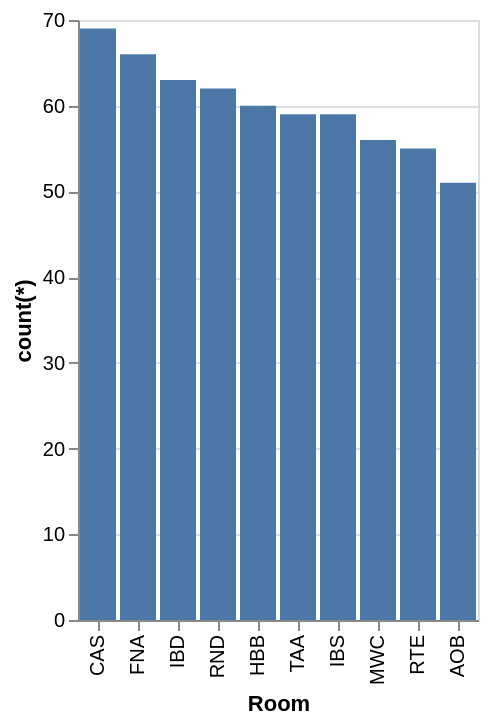

Source (Vega-Lite JSON):
### Vega-Lite specification from a JSON file in a GitHub repository (floating-point values rounded to 4 significant figures)
{"data": {"values": [{"x_data": "CAS", "y_data": 69}, {"x_data": "FNA", "y_data": 66}, {"x_data": "IBD", "y_data": 63}, {"x_data": "RND", "y_data": 62}, {"x_data": "HBB", "y_data": 60}, {"x_data": "TAA", "y_data": 59}, {"x_data": "IBS", "y_data": 59}, {"x_data": "MWC", "y_data": 56}, {"x_data": "RTE", "y_data": 55}, {"x_data": "AOB", "y_data": 51}]}, "mark": "bar", "encoding": {"x": {"field": "x_data", "type": "nominal", "title": "Room", "sort": {"op": "sum", "field": "y_data", "order": "descending"}}, "y": {"field": "y_data", "type": "quantitative", "title": "count(*)"}}}
